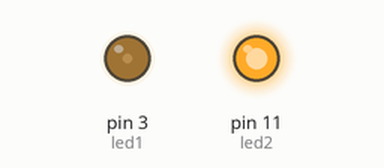
This sketch was run on a simulated Arduino Uno, built with avr-gcc and run on an emulated ATmega328P. Shown: output pins drawn as LEDs (lit = HIGH).

Above: at 0.1 s.
Timing chart, 0 to 1.6 s (numbered marks = the images above):
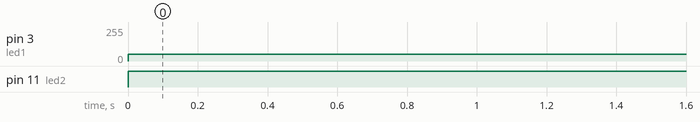

Measured:
- by itself, pin 3 (led1): 0/255 → 50/255 at 0.00 s
- by itself, pin 11 (led2): LOW → HIGH at 0.00 s

The sketch:

led_brightness_control.ino
```cpp
int led1= 3;
int led2= 11;

void setup()
{
	pinMode(led1, OUTPUT);
  	pinMode(led2, OUTPUT);

}

void loop()
{
	analogWrite(led1, 50);
  	analogWrite(led2, 255);
}
```
